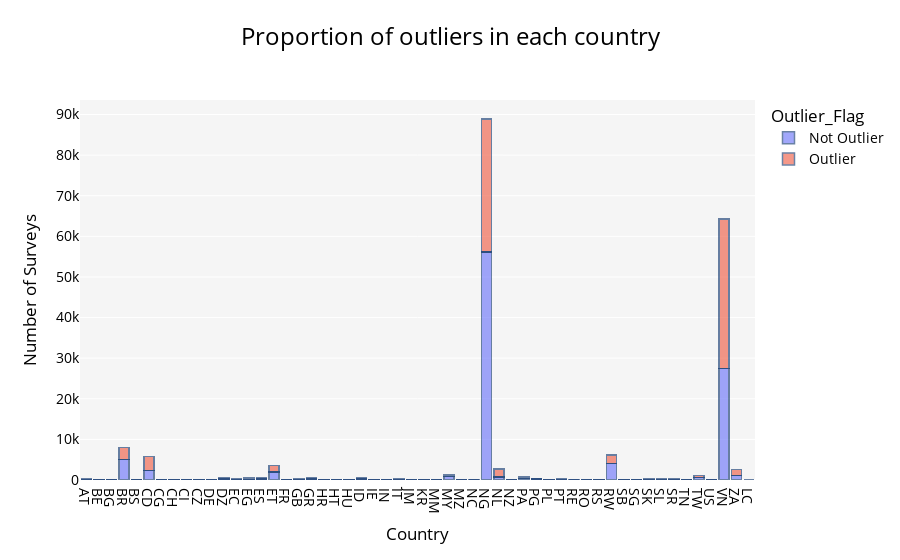

Source (notebook cell):
### Code cell
df_outlier_prop = df.copy()

df_outlier_prop['Outlier_Flag'] = df_outlier_prop['Old_Topic'].apply(lambda x: 'Outlier' if x == -1 else 'Not Outlier')

df_outlier_prop = df_outlier_prop.groupby(['Country', 'Outlier_Flag']).size().reset_index(name='Count')

fig = px.bar(df_outlier_prop, 
             x='Country', 
             y='Count', 
             color='Outlier_Flag', 
             title='Surveys per Country (Split by Outlier and Not Outlier)',
             labels={'Count': 'Number of Surveys', 'Country': 'Country'},
             barmode='stack')

fig.update_layout(
    title={
        'text': 'Proportion of outliers in each country',
        'y': 0.95,
        'x': 0.5,
        'xanchor': 'center',
        'yanchor': 'top',
        'font': {
            'size': 24
        }
    },
    #xaxis_title="Country",

    xaxis=dict(
    title='Country',
    tickmode='linear'),
    
    yaxis_title="Number of Surveys",
    plot_bgcolor='#f5f5f5',
    paper_bgcolor='#ffffff',
    font=dict(
        size=14,
        color='#000000'
    ),
    bargap=0.2  # Gap between bars
)

fig.update_traces(
    #texttemplate='%{y}',
    textposition='outside',
    marker_line_color='rgb(8,48,107)',
    marker_line_width=1.5,
    opacity=0.6
)

fig.show()

### Figure 1 — Plotly figure (JSON) as saved in the notebook; plotly's stock layout.template omitted (floating-point values rounded to 4 significant figures)
{"data": [{"alignmentgroup": "True", "hovertemplate": "Outlier_Flag=Not Outlier<br>Country=%{x}<br>Number of Surveys=%{y}<extra></extra>", "legendgroup": "Not Outlier", "marker": {"color": "#636efa", "line": {"color": "rgb(8,48,107)", "width": 1.5}, "pattern": {"shape": ""}}, "name": "Not Outlier", "offsetgroup": "Not Outlier", "opacity": 0.6, "orientation": "v", "showlegend": true, "textposition": "outside", "type": "bar", "x": ["AT", "BE", "BG", "BR", "BS", "CD", "CG", "CH", "CI", "CZ", "DE", "DZ", "EC", "EG", "ES", "ET", "FR", "GB", "GR", "HR", "HT", "HU", "ID", "IE", "IN", "IT", "JM", "KR", "MM", "MY", "MZ", "NC", "NG", "NL", "NZ", "PA", "PG", "PL", "PT", "RE", "RO", "RS", "RW", "SB", "SG", "SK", "SL", "SR", "TN", "TW", "US", "VN", "ZA"], "xaxis": "x", "y": [68, 40, 21, 5042, 6, 2371, 56, 33, 5, 10, 3, 281, 86, 141, 191, 1927, 46, 105, 292, 2, 56, 11, 230, 49, 6, 79, 39, 12, 23, 832, 41, 1, 56129, 710, 47, 409, 221, 37, 106, 1, 15, 14, 4086, 55, 89, 83, 87, 53, 5, 563, 6, 27405, 1049], "yaxis": "y"}, {"alignmentgroup": "True", "hovertemplate": "Outlier_Flag=Outlier<br>Country=%{x}<br>Number of Surveys=%{y}<extra></extra>", "legendgroup": "Outlier", "marker": {"color": "#EF553B", "line": {"color": "rgb(8,48,107)", "width": 1.5}, "pattern": {"shape": ""}}, "name": "Outlier", "offsetgroup": "Outlier", "opacity": 0.6, "orientation": "v", "showlegend": true, "textposition": "outside", "type": "bar", "x": ["AT", "BE", "BG", "BR", "BS", "CD", "CG", "CH", "CI", "CZ", "DE", "DZ", "EC", "EG", "ES", "ET", "FR", "GB", "GR", "HR", "HT", "HU", "ID", "IE", "IN", "IT", "JM", "KR", "LC", "MM", "MY", "MZ", "NC", "NG", "NL", "NZ", "PA", "PG", "PL", "PT", "RE", "RO", "RS", "RW", "SB", "SG", "SK", "SL", "SR", "TN", "TW", "US", "VN", "ZA"], "xaxis": "x", "y": [171, 140, 47, 2966, 8, 3428, 95, 78, 7, 22, 7, 384, 154, 336, 469, 1594, 81, 206, 276, 5, 97, 26, 362, 76, 8, 109, 34, 17, 1, 7, 342, 83, 5, 32764, 1993, 68, 292, 156, 58, 309, 3, 10, 42, 2087, 20, 47, 151, 125, 205, 2, 603, 12, 36819, 1513], "yaxis": "y"}], "layout": {"autosize": true, "bargap": 0.2, "barmode": "stack", "font": {"color": "#000000", "size": 14}, "legend": {"title": {"text": "Outlier_Flag"}, "tracegroupgap": 0}, "paper_bgcolor": "#ffffff", "plot_bgcolor": "#f5f5f5", "title": {"font": {"size": 24}, "text": "Proportion of outliers in each country", "x": 0.5, "xanchor": "center", "y": 0.95, "yanchor": "top"}, "xaxis": {"anchor": "y", "autorange": true, "domain": [0, 1], "range": [-0.5, 53.5], "showspikes": false, "tickmode": "linear", "title": {"text": "Country"}, "type": "category"}, "yaxis": {"anchor": "x", "autorange": true, "domain": [0, 1], "range": [0, 93570.0], "showspikes": false, "title": {"text": "Number of Surveys"}, "type": "linear"}}}
